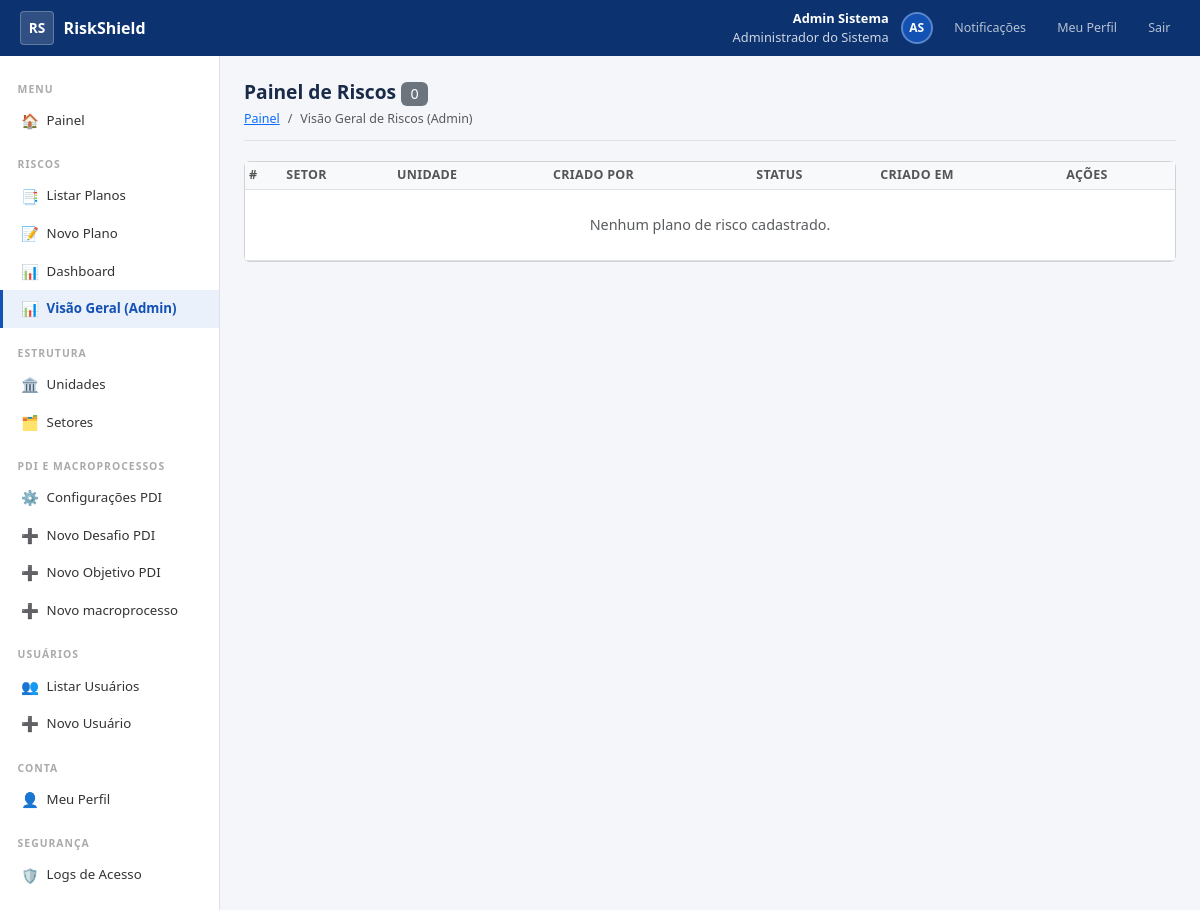
/riscos/admin/painel/ (signed in), run on an earlier commit of the app's database.
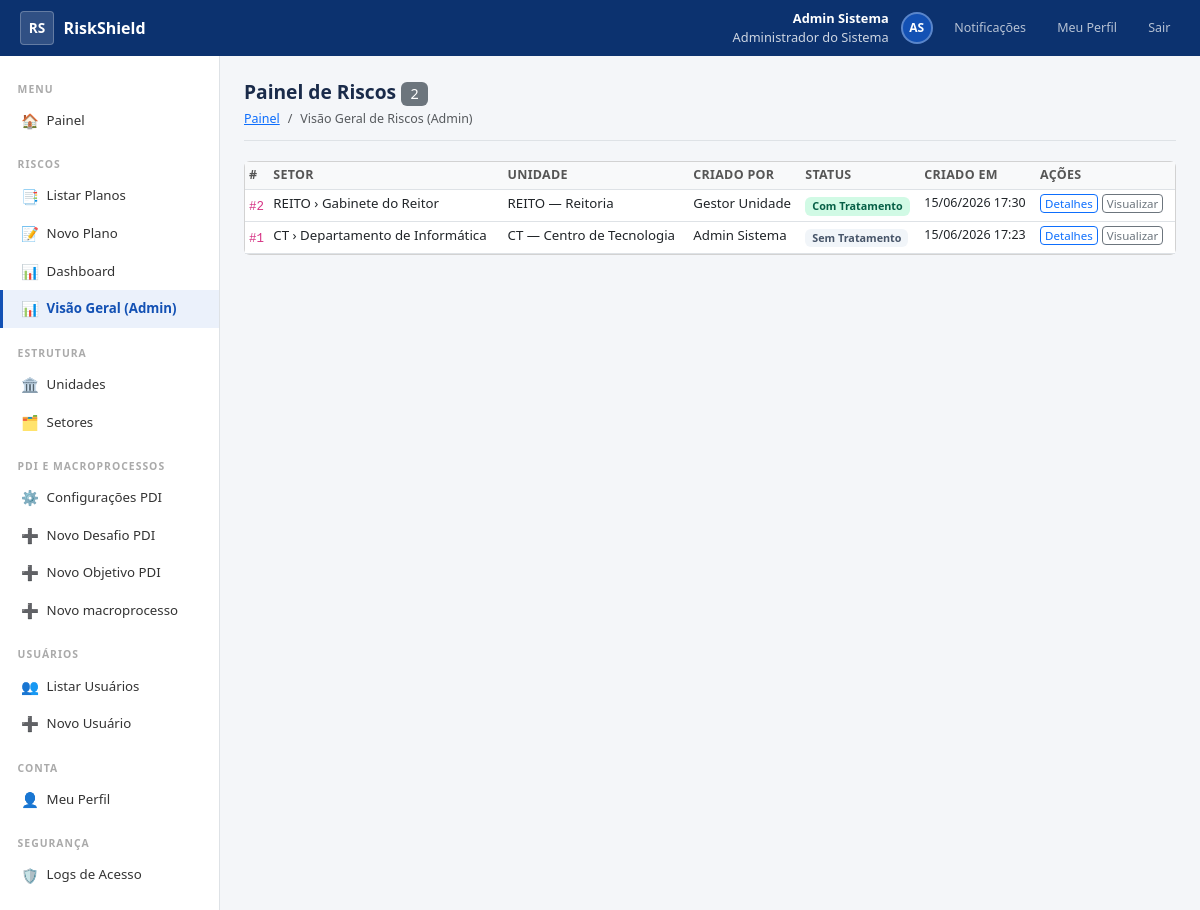
And on a later commit of the database.
### riscos/models.py (models this page shows, shortened)
class PlanoDeRisco(models.Model):
    STATUS_SEM_TRATAMENTO = 'sem_tratamento'
    STATUS_COM_TRATAMENTO = 'com_tratamento'
    STATUS_CHOICES = [
        (STATUS_SEM_TRATAMENTO, 'Sem Tratamento'),
        (STATUS_COM_TRATAMENTO, 'Com Tratamento'),
    ]
    setor           = models.ForeignKey(Setor, on_delete=models.PROTECT,
                                        related_name='planos')
    criado_por      = models.ForeignKey(settings.AUTH_USER_MODEL,
                                        on_delete=models.PROTECT, related_name='planos_criados')
    status          = models.CharField(max_length=20, choices=STATUS_CHOICES,
                                       default=STATUS_SEM_TRATAMENTO, db_index=True)
    criado_em       = models.DateTimeField(auto_now_add=True)
    atualizado_em   = models.DateTimeField(auto_now=True)
    deleted_at      = models.DateTimeField(null=True, blank=True)
    history         = HistoricalRecords()
    class Meta:
        verbose_name = 'Plano de Risco'
        verbose_name_plural = 'Planos de Risco'
        ordering = ['-criado_em']

### organizacional/models.py (models this page shows, shortened)
class Setor(models.Model):
    unidade    = models.ForeignKey(Unidade, on_delete=models.PROTECT, related_name='setores')
    nome       = models.CharField('Nome', max_length=200)
    sigla      = models.CharField('Sigla', max_length=20, blank=True)
    ativo      = models.BooleanField('Ativo', default=True)
    deleted_at = models.DateTimeField('Excluído em', null=True, blank=True)
    criado_em  = models.DateTimeField('Criado em', auto_now_add=True)
    history    = HistoricalRecords()
    class Meta:  # pylint: disable=too-few-public-methods
        verbose_name         = 'Setor / Subunidade'
        verbose_name_plural  = 'Setores / Subunidades'
        ordering             = ['unidade__nome', 'nome']
    def __str__(self):
        if self.unidade.sigla:  # pylint: disable=no-member
            return f'{self.unidade.sigla} › {self.nome}'  # pylint: disable=no-member
        return f'{self.unidade.nome} › {self.nome}'  # pylint: disable=no-member

class Unidade(models.Model):
    TIPO_CHOICES = [
        ('REITORIA',     'Reitoria'),
        ('PRO_REITORIA', 'Pró-Reitoria'),
        ('CENTRO',       'Centro de Ensino'),
        ('ORGAO',        'Órgão Suplementar'),
        ('CAMPUS',       'Campus'),
    ]
    nome       = models.CharField('Nome', max_length=200)
    sigla      = models.CharField('Sigla', max_length=20, blank=True)
    tipo       = models.CharField('Tipo', max_length=20, choices=TIPO_CHOICES)
    ativo      = models.BooleanField('Ativo', default=True)
    deleted_at = models.DateTimeField('Excluído em', null=True, blank=True)
    criado_em  = models.DateTimeField('Criado em', auto_now_add=True)
    history    = HistoricalRecords()
    class Meta:  # pylint: disable=too-few-public-methods
        verbose_name         = 'Unidade'
        verbose_name_plural  = 'Unidades'
        ordering             = ['nome']
    def __str__(self):
        return f'{self.sigla} — {self.nome}' if self.sigla else self.nome

### accounts/models.py (models this page shows, shortened)
class Usuario(AbstractBaseUser, PermissionsMixin):
    primeiro_nome = models.CharField('Primeiro Nome', max_length=80)
    sobrenome = models.CharField('Sobrenome', max_length=100)
    matricula = models.CharField('Matrícula', max_length=20, unique=True, db_index=True)
    email = models.EmailField('E-mail Institucional', unique=True, db_index=True)
    foto = models.ImageField('Foto', upload_to='fotos/', blank=True, null=True)
    telefone = models.CharField('Telefone Institucional', max_length=20, blank=True)
    cargo = models.CharField('Cargo / Função', max_length=120, blank=True)
    perfil = models.CharField(
        'Perfil',
        max_length=20,
        choices=Perfil.choices,
        default=Perfil.SERVIDOR,
        db_index=True,
    )
    ativo = models.BooleanField('Ativo', default=True, db_index=True)
    conta_ativada = models.BooleanField('Conta Ativada', default=False)
    is_staff = models.BooleanField('Acesso Admin Django', default=False)
    criado_em = models.DateTimeField('Criado em',    auto_now_add=True)
    atualizado_em = models.DateTimeField('Atualizado em', auto_now=True)
    deleted_at = models.DateTimeField('Excluído em',  null=True, blank=True, db_index=True)
    criado_por = models.ForeignKey(
        'self', on_delete=models.SET_NULL,
        null=True, blank=True,
        related_name='usuarios_criados',
        verbose_name='Criado por',
    )
    ultimo_login_ip = models.GenericIPAddressField('IP do Último Login', null=True, blank=True)
    history = HistoricalRecords(
        history_change_reason_field=models.TextField(null=True),
        excluded_fields=['last_login', 'ultimo_login_ip'],
    )
    objects = UsuarioManager()
    USERNAME_FIELD  = 'matricula'
    REQUIRED_FIELDS = ['email', 'primeiro_nome', 'sobrenome']
    class Meta:
        verbose_name = 'Usuário'
        verbose_name_plural  = 'Usuários'
        ordering = ['primeiro_nome', 'sobrenome']
    def get_nome_completo(self):
        return f'{self.primeiro_nome} {self.sobrenome}'.strip()
    def get_iniciais(self):
        partes = self.get_nome_completo().split()
        if len(partes) >= 2:
            return f'{partes[0][0]}{partes[-1][0]}'.upper()
        return self.matricula[:2].upper()
    @property
    def is_admin(self):
        return self.perfil == Perfil.ADMIN
    @property
    def is_servidor(self):
        return self.perfil == Perfil.SERVIDOR
    @property
    def pode_criar_usuario(self):
        return self.perfil in (Perfil.ADMIN, Perfil.GESTOR_UNIDADE)
    @property
    def pode_gerenciar_usuarios(self):
        return self.perfil in (Perfil.ADMIN, Perfil.GESTOR_UNIDADE, Perfil.GESTOR_SETOR)
    @property
    def pode_ver_logs(self):
        return self.perfil == Perfil.ADMIN

### riscos/views.py (the view)
# urls.py: path('admin/painel/',             views.painel_riscos,    name='painel_riscos'),
@requer_admin
def painel_riscos(request):
    planos = (
        PlanoDeRisco.objects
        .filter(deleted_at__isnull=True)
        .select_related('setor', 'criado_por')
        .order_by('-criado_em')
    )
    return render(request, 'riscos/painel_riscos.html', {'planos': planos})

### accounts/managers.py (called while the page is built)
    def get_queryset(self):
        return super().get_queryset().filter(deleted_at__isnull=True)

### riscos/context_processors.py (called while the page is built)
def notificacoes(request):
    if not request.user.is_authenticated:
        return {}
    from riscos.models import Notificacao
    count = Notificacao.objects.filter(usuario=request.user, lida=False).count()
    return {'notificacoes_count': count}

### templates/riscos/painel_riscos.html (shortened to what this page needs)
{% extends 'base_sistema.html' %}
{% block content %}
<div class="page-header">
  <h1>Painel de Riscos <span class="badge bg-secondary fw-normal">{{ planos|length }}</span></h1>
  <ol class="breadcrumb mb-0">
    <li class="breadcrumb-item"><a href="{% url 'painel' %}">Painel</a></li>
    <li class="breadcrumb-item active">Visão Geral de Riscos (Admin)</li>
  </ol>
</div>
<div class="card">
  <div class="card-body p-0">
    <table class="table table-hover table-sm mb-0 table-gov">
      <thead>
        <tr>
          <th>#</th>
          <th>Setor</th>
          <th>Unidade</th>
          <th>Criado por</th>
          <th>Status</th>
          <th>Criado em</th>
          <th>Ações</th>
        </tr>
      </thead>
      <tbody>
        {% for plano in planos %}
        <tr>
          <td><code style="font-size:.78rem;">#{{ plano.pk }}</code></td>
          <td style="font-size:.83rem;">{{ plano.setor }}</td>
          <td style="font-size:.83rem;">{{ plano.setor.unidade }}</td>
          <td style="font-size:.83rem;">{{ plano.criado_por.get_nome_completo|default:plano.criado_por }}</td>
          <td>
            <span class="badge {% if plano.status == 'com_tratamento' %}badge-com-tratamento{% else %}badge-sem-tratamento{% endif %}">
              {{ plano.get_status_display }}
            </span>
          </td>
          <td style="font-size:.78rem;">{{ plano.criado_em|date:"d/m/Y H:i" }}</td>
          <td>
            <div class="d-flex gap-1 flex-wrap">
              <a href="{% url 'riscos:detalhe_plano' plano.pk %}" class="btn btn-outline-primary btn-sm py-0 px-1" style="font-size:.72rem;">Detalhes</a>
              <a href="{% url 'riscos:visualizar_plano' plano.pk %}" class="btn btn-outline-secondary btn-sm py-0 px-1" style="font-size:.72rem;">Visualizar</a>
            </div>
          </td>
        </tr>
        {% empty %}
        <tr><td colspan="7" class="text-center text-muted py-4">Nenhum plano de risco cadastrado.</td></tr>
        {% endfor %}
      </tbody>
    </table>
  </div>
</div>
{% endblock %}

What changed in the data, as far as the page shows it:
added PlanoDeRisco: pk "2", setor "REITO › Gabinete do Reitor", setor.unidade "REITO — Reitoria", criado_por.get_nome_completo "Gestor Unidade", status "Com Tratamento", criado_em "15/06/2026 17:30"
added PlanoDeRisco: pk "1", setor "CT › Departamento de Informática", setor.unidade "CT — Centro de Tecnologia", criado_por.get_nome_completo "Admin Sistema", status "Sem Tratamento", criado_em "15/06/2026 17:23"
Also different on the page:
{{ planos|length }}: "0" → "2"
text no longer shown: "Nenhum plano de risco cadastrado."
